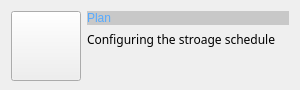
          <widget class="QWidget" name="widget_7" native="true">
           <property name="minimumSize">
            <size>
             <width>300</width>
             <height>90</height>
            </size>
           </property>
           <property name="maximumSize">
            <size>
             <width>300</width>
             <height>90</height>
            </size>
           </property>
           <property name="styleSheet">
            <string notr="true">QWidget:hover {
background-color: rgb(200, 200, 200);}
QWidget:pressed {
background-color: rgb(200, 200, 200);}</string>
           </property>
           <layout class="QHBoxLayout" name="horizontalLayout_11">
            <item>
             <widget class="QPushButton" name="pbPlan">
              <property name="minimumSize">
               <size>
                <width>70</width>
                <height>70</height>
               </size>
              </property>
              <property name="maximumSize">
               <size>
                <width>70</width>
                <height>70</height>
               </size>
              </property>
              <property name="styleSheet">
               <string notr="true">QPushButton:hover {
border:none;
color:white;
background-color: rgb(85, 170, 255);}
QPushButton:pressed {
background-color: rgb(200, 200, 200);}</string>
              </property>
              <property name="text">
               <string/>
              </property>
              <property name="icon">
               <iconset resource="vscmainwindows.qrc">
                <normaloff>:/action/resources/plan.png</normaloff>:/action/resources/plan.png</iconset>
              </property>
              <property name="iconSize">
               <size>
                <width>50</width>
                <height>50</height>
               </size>
              </property>
             </widget>
            </item>
            <item>
             <layout class="QVBoxLayout" name="verticalLayout_8">
              <item>
               <widget class="QLabel" name="lbView_6">
                <property name="styleSheet">
                 <string notr="true">font: 75 11pt &quot;微软雅黑&quot;;
color: rgb(85, 170, 255);
background-color: rgb(200, 200, 200);</string>
                </property>
                <property name="text">
                 <string>Plan</string>
                </property>
                <property name="textFormat">
                 <enum>Qt::RichText</enum>
                </property>
                <property name="wordWrap">
                 <bool>true</bool>
                </property>
               </widget>
              </item>
              <item>
               <widget class="QLabel" name="label_16">
                <property name="font">
                 <font>
                  <family>微软雅黑</family>
                 </font>
                </property>
                <property name="text">
                 <string>Configuring the stroage schedule</string>
                </property>
                <property name="wordWrap">
                 <bool>true</bool>
                </property>
               </widget>
              </item>
              <item>
               <spacer name="verticalSpacer_7">
                <property name="orientation">
                 <enum>Qt::Vertical</enum>
                </property>
                <property name="sizeHint" stdset="0">
                 <size>
                  <width>20</width>
                  <height>40</height>
                 </size>
                </property>
               </spacer>
              </item>
             </layout>
            </item>
           </layout>
          </widget>
